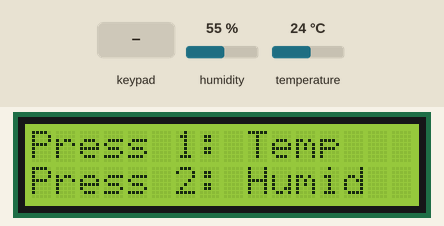
This sketch was run on a simulated ESP32. Shown: 16×2 character LCD. The inputs (shaded band) are chosen by the test bench; at power-on: humidity 55 %, temperature 24 °C. WiFi joins after 1.5 s; servers stay silent unless stated; what the sketch prints to the serial monitor is not drawn.

Above: at 5.0 s.
5.1 s: keypad keys 1 2 1 4 2 7 2 6 pressed 0.4 s apart
At 5.72 s:
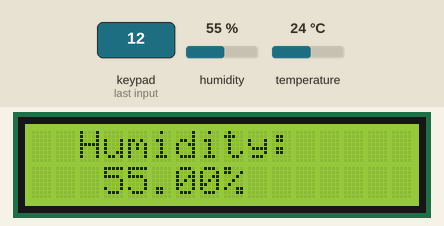
9.8 s: key '*' pressed
11.3 s: key '1' pressed
At 11.8 s:
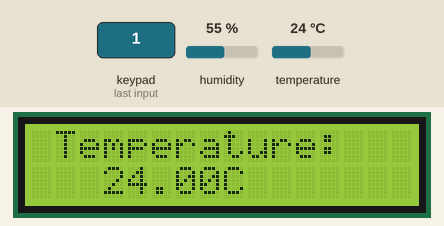
12.8 s: key '2' pressed
At 13.4 s:
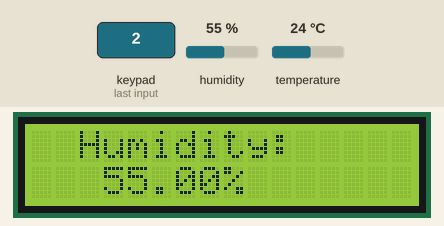
14.3 s: keypad keys 1 2 1 4 2 7 2 6 # pressed 0.4 s apart
At 18.8 s:
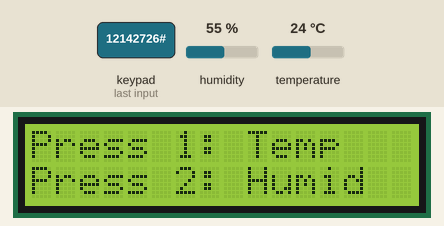
Timing chart, 0 to 20.3 s (numbered marks = the images above; inputs shaded):
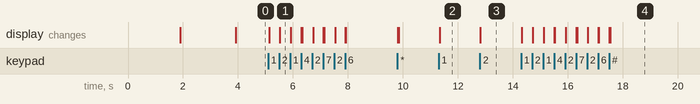

Measured:
- after the input at 5.1 s, the display: first changes at once (image 1 shows a later state)
- after the input at 11.3 s, the display: changes at once (image 2)
- after the input at 12.8 s, the display: changes at once (image 3)
- after the input at 14.3 s, the display: first changes at once (image 4 shows a later state)

The sketch:

SOAL1_UTS_IOT.ino
```cpp
// Define Blynk template and token
#define BLYNK_TEMPLATE_ID "TMPL6zm0n3ePF"
#define BLYNK_TEMPLATE_NAME "utsiot"
#define BLYNK_AUTH_TOKEN "rGplNxqTvSrkwr_6MpoE1Rp1x2mYezis"

#include <Wire.h>
#include <LiquidCrystal_I2C.h>
#include "DHT.h"
#include <BlynkSimpleEsp32.h>
#include <Keypad.h>

// Define Blynk serial and virtual pin
#define BLYNK_PRINT Serial
#define BlynkV0 V0
#define BlynkV1 V1

// Define DHT sensor type and pin
#define DHTPIN 4     // Digital pin connected to the DHT sensor
#define DHTTYPE DHT22   // DHT 22  (AM2302), AM2321

// Initialize WiFi SSID and password
char ssid[] = "ESPHotspot";
char pass[] = "alfian3241";

// Initialize the LCD address to 0x27 for a 16 chars and 2 line display
LiquidCrystal_I2C lcd(0x27, 16, 2);

// Setup DHT
DHT dht(DHTPIN, DHTTYPE);

// Setup BlynkTimer object
BlynkTimer timer;

// Setup temperature and humidity variable
float temperature, humidity;
bool lcdIsDefault = true;

// Initialize keypad variable
const int ROW = 4;
const int COLUMN = 3;
char keys[ROW][COLUMN] = {
  {'1','2','3'},
  {'4','5','6'},
  {'7','8','9'},
  {'*','0','#'}
};

// Keypad setup
byte rowPins[ROW] = {12, 14, 27, 26};
byte colPins[COLUMN] = {25, 33, 32};
Keypad keypad = Keypad(makeKeymap(keys), rowPins, colPins, ROW, COLUMN);

void setup() {
  Serial.begin(115200);
  Blynk.begin(BLYNK_AUTH_TOKEN, ssid, pass);
  timer.setInterval(1000L, timerEvent);

  Serial.print("DHTxx test!\n");
  dht.begin();
  lcd.init();
  lcd.backlight();

  // Test custom characters
  lcd.setCursor(0,0);
  lcd.print("   Temperature");
  lcd.setCursor(0,1);
  lcd.print("     Monitor");
  delay(2000);
  lcd.clear();
}

void loop() {
  Blynk.run();
  timer.run();
  initLCD(lcdIsDefault);
  updateKeypad();
}

// Membaca Suhu dan Kelembaban, Pemeriksaan Kesalahan, Pencetakan Nilai, Pengiriman Data ke Blynk
void timerEvent() {
  temperature = dht.readTemperature();
  humidity = dht.readHumidity();

  if (isnan(temperature) || isnan(humidity)) {
    Serial.println("Failed to read from DHT sensor!");
    return;
  }

  Serial.println("Temperature: " + String(temperature, 1) + "C");
  Serial.println("Humidity: " + String(humidity, 1) + "%");

  Blynk.virtualWrite(BlynkV0, temperature);
  Blynk.virtualWrite(BlynkV1, humidity);

  // delay(2000);
}


void initLCD(bool state) {
  if (state) {
    lcd.setCursor(0,0);
    lcd.print("Press 1: Temp");

    lcd.setCursor(0,1);
    lcd.print("Press 2: Humid");
  }
}

// untuk memperbarui tampilan LCD berdasarkan tombol yang ditekan pada keypad.
void updateLCD(char key) {
  lcdIsDefault = key == '1' || key == '2' ? false : true;
  lcd.clear();

  if (key == '1') {
    lcd.setCursor(2, 0);
    lcd.print("Temperature:");
    lcd.setCursor(4,1);
    lcd.scrollDisplayLeft();
    lcd.print(temperature);
    lcd.print("C");
  } else if (key == '2') {
    lcd.setCursor(3,0);
    lcd.print("Humidity:");
    lcd.setCursor(4,1);
    lcd.scrollDisplayLeft();
    lcd.print(humidity);
    lcd.print("%");
  }
}

// untuk membaca input dari keypad.
void updateKeypad() {
  char key = keypad.getKey();

  if (key != NO_KEY){
    Serial.println(key);
    updateLCD(key);
  }
}
```
